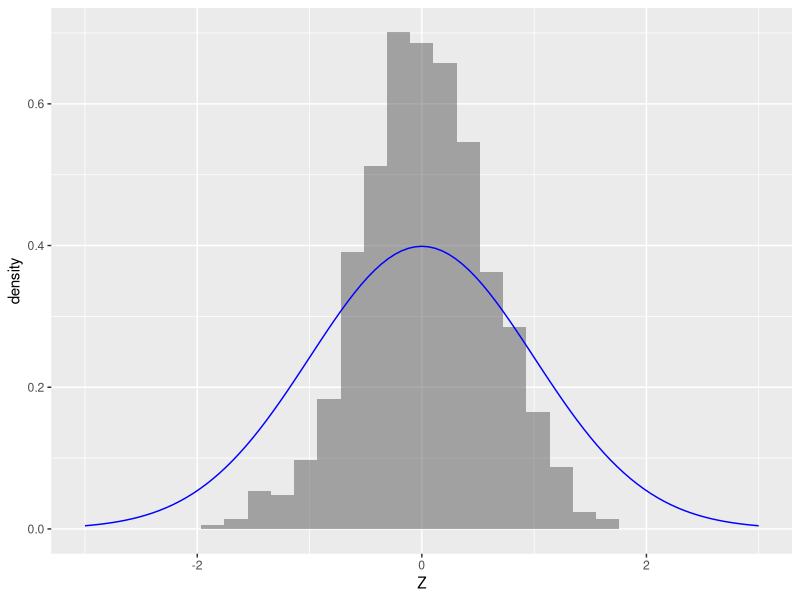
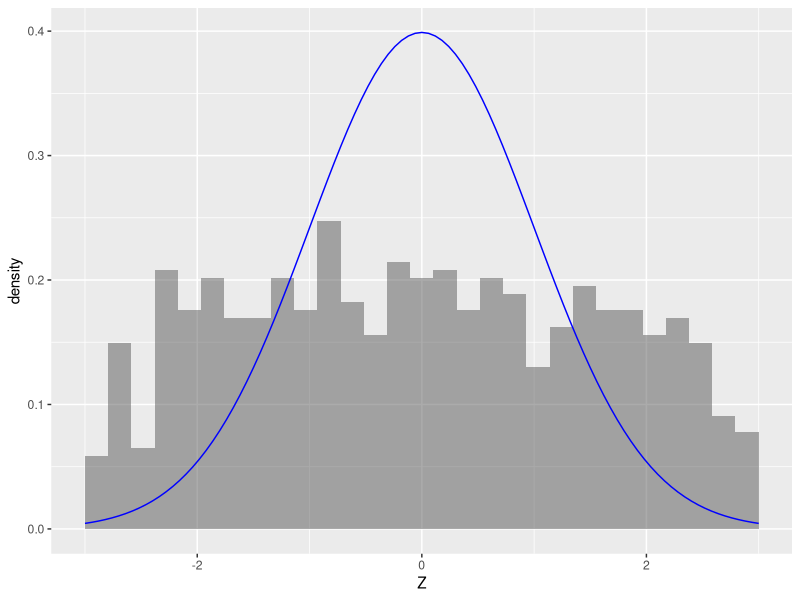

Recreate these plots in R, in order.
# ---- 0. Setup and load libraries, if any ----

library(ggplot2)


# ---- 1. Guinness example: testing assumptions & sampling distributions ----

# Reminder: what is our null hypothesis in this example?

# Let's create a function to run experiments under the null hypothesis:

experiment <- function(N, mu_0, mu, sigma) {
  # Simulate generating samples under the null hypothesis:
  samples <- rnorm(N, mean=mu, sd=sigma) 
  
  Xbar <- mean(samples)          # take the sample mean
  Z <- (Xbar - mu_0) / sigma**2  # compute the Z score
  return(Z)
}

# 2. ---- Run the experiment 1000 times for N=100, mu_0=mu ----

data1 = as.data.frame(replicate(n=1000, experiment(100, 4.5, 4.5, 0.17)))
colnames(data1) <- c("Z")

# Does this histogram look familiar?
ggplot(data1, aes(x=Z)) +
  geom_histogram(aes(y=..density..), alpha=0.5) +
  stat_function(fun=dnorm, args=list(mean=0.0, sd=1.0), col="blue") +
  xlim(-3,3)

# FIXME: normalize the y-axis


# 3. ---- Now run the experiment 1000 times for N=5, mu_0=mu ----

data2 = as.data.frame(replicate(n=1000, experiment(5, 4.5, 4.5, 0.17)))
colnames(data2) <- c("Z")

# Now what's wrong with this histogram?
ggplot(data2, aes(x=Z)) +
  geom_histogram(aes(y=..density..), alpha=0.5) +
  stat_function(fun=dnorm, args=list(mean=0.0, sd=1.0), col="blue") +
  xlim(-3,3)

# FIXME: normalize the y-axis

# Looks like we'll need a new distribution!
